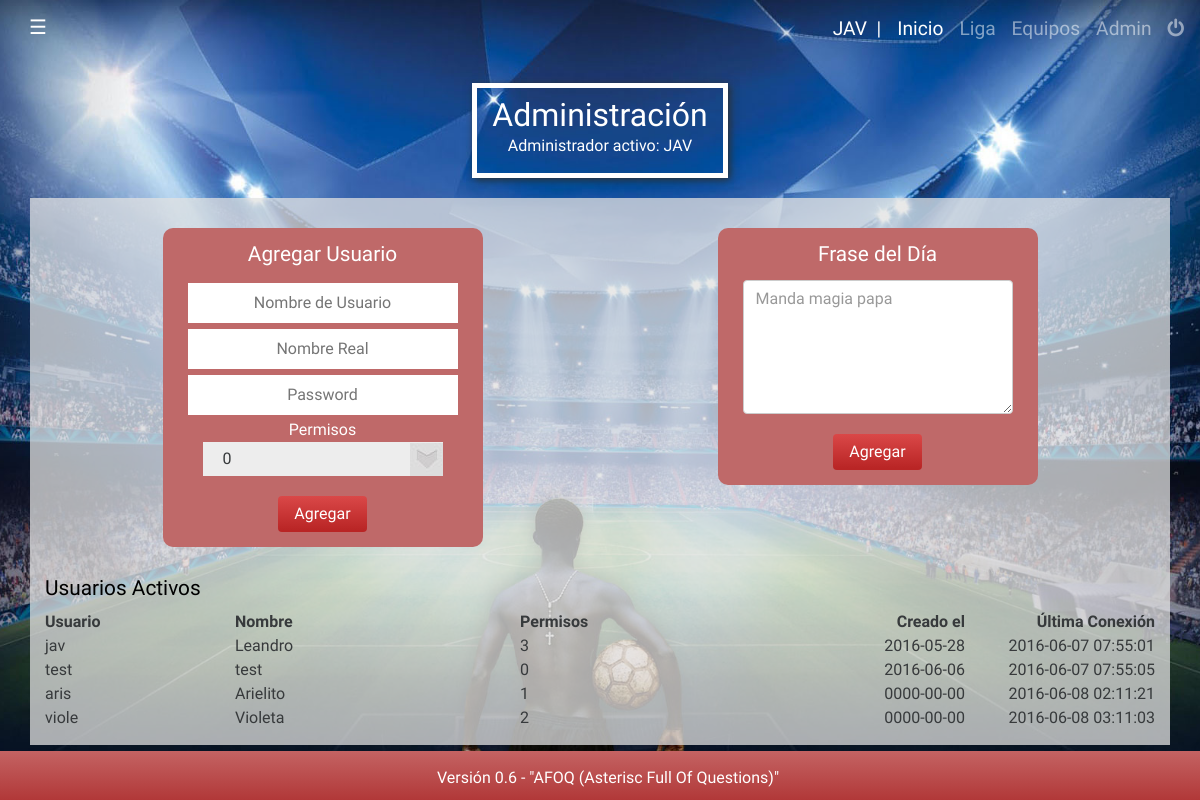
The page /files/modules/web/adminPanel.php (signed in) on the database its author committed.
### tables this page shows
CREATE TABLE IF NOT EXISTS `user` (
`user_id` int(11) NOT NULL,
  `user` varchar(255) NOT NULL,
  `password` varchar(255) NOT NULL,
  `name` varchar(255) NOT NULL,
  `status` varchar(11) NOT NULL,
  `last_login` timestamp NOT NULL DEFAULT CURRENT_TIMESTAMP ON UPDATE CURRENT_TIMESTAMP,
  `creation_date` date NOT NULL
);

### files/modules/web/conection.php (called while the page is built, shortened)
<?php
function fetchAssoc($Query)
{
  $host     = '127.0.0.1';
  $user     = 'root';
  $password = 'root';
  $database = 'lamantapp';
  $mysqli          = mysqli_connect($host, $user, $password, $database);
  $result          = mysqli_query($mysqli , $Query);
  while($Data[]    = mysqli_fetch_assoc($result)){}
  array_pop($Data);
  return $Data;
}
?>

### files/modules/web/adminPanel.php (the view, shortened to what this page needs)
<?php
  include('conection.php');
  ?>
<!DOCTYPE html>
<html lang="es">
<head>
  <?php include('../../../files/includes/inc.web.head.php'); ?>
</head>
  <body class="ligaMain">
    <?php include('../../../files/includes/inc.web.nav.php'); ?>
    <div class="mainWrapper">
      <div class="container flexAllCenter">
        <div class="title">
          <h1>Administraci&oacute;n</h1>
          <p>Administrador activo: <?php echo strtoupper($_SESSION['user']); ?></p>
        </div>
      </div>
      <div class="container transContainer">
        <div class="teamList col-md-6">
          <div class="container teamsForm">
            <form id="TeamsForm" action="adminPanel.php" method="post">
              <h4>Agregar Usuario</h4>
              <div class="row col-md-12 addUsers">
                <input required name="user" placeholder="Nombre de Usuario"/><br>
                <input required name="name" placeholder="Nombre Real"/><br>
                <input required name="password" placeholder="Password"/><br>
                <span>Permisos</span>
                <div class="styled-select">
                  <select name="status">
                    <option value="0">0</option>
                  </select>
                </div>
              </div>
              <button type="submit" name="insert" value="insert data" class="btn btn-info addTeamBtn">Agregar</button>
            </form>
          </div>
        </div>
        <div class="container col-md-6 teamList">
          <div class="container teamsForm">
            <form id="TeamsForm" action="adminPanel.php" method="post">
              <h4>Frase del Día</h4>
              <div class="row col-md-12 addUsers">
                <textarea class="form-control" rows="5" id="comment" name="frase" value="frase" placeholder="Manda magia papa"></textarea>
                </div>
                <button type="submit" name="insert" value="insert data" class="btn btn-info addTeamBtn"> Agregar</button>
              </div>
          </div>
        </div>
        <div class="container transContainer">
          <div class="teamList">
            <h4>Usuarios Activos</h4>
            <div class="row">
              <div class="col-md-2 txL"><b>Usuario</b></div>
              <div class="col-md-3 txL"><b>Nombre</b></div>
              <div class="col-md-2 txL"><b>Permisos</b></div>
              <div class="col-md-3 txR"><b>Creado el</b></div>
              <div class="col-md-2 txR"><b>&Uacute;ltima Conexi&oacute;n</b></div>
            </div>
            <?php
              $Users = fetchAssoc("SELECT * FROM user");
              foreach($Users as $DBUser){
            ?>
            <div class="row">
              <div class="col-md-2 txL"><?php echo $DBUser['user']; ?></div>
              <div class="col-md-3 txL"><?php echo $DBUser['name']; ?></div>
              <div class="col-md-2 txL"><?php echo $DBUser['status']; ?></div>
              <div class="col-md-3 txR"><?php echo $DBUser['creation_date']; ?></div>
              <div class="col-md-2 txR"><?php echo $DBUser['last_login']; ?></div>
            </div>
            <?php
              }
            ?>
          </div>
        </div>
    <?php include('../../includes/inc.web.footer.php'); ?>
    </div>
  </body>
</html>

### skin/css/main.css (style rules this page uses)
html { font-size: 100%; }
body { font-size: 14px; font-family: "Raleway", sans-serif; font-size: 1rem; }
h1 { font-size: 24px; font-size: 2.4rem; }
h1, h2, h3, h4, h5, h6 { margin: 0; font-family: "Raleway", sans-serif; margin-bottom: 10px; color: #000; }
h1 { font-size: 2rem; font-weight: 300; }
h4 { font-size: 1.3rem; font-weight: 100; }
p { font-family: "Raleway", sans-serif; font-size: 1rem; font-weight: 300; color: #000; }
.txR { text-align: right; }
.txL { text-align: left; }
html { height: 100%; position: relative; }
body { padding: 0; margin: 0; height: 100%; background-color: #rgb 198, 115, 115; background: url(../images/body/backgrounds/ligaBack.jpg) no-repeat center center fixed; -webkit-background-size: cover; -moz-background-size: cover; -o-background-size: cover; background-size: cover; position: relative; }
.flexAllCenter { display: -ms-flexbox; display: -webkit-flex; display: flex; -webkit-box-align: center; -ms-flex-align: center; -ms-grid-row-align: center; align-items: center; -webkit-box-pack: center; -ms-flex-pack: center; justify-content: center; }
.mainWrapper { position: relative; padding-bottom: 50px; }
.transContainer { background-color: rgba(226, 226, 226, 0.75); padding: 15px; }
.title { max-width: 350px; padding: 10px 15px; -webkit-box-shadow: 2px 2px 8px 0px #2e2e2e; -moz-box-shadow: 2px 2px 8px 0px #2e2e2e; box-shadow: 2px 2px 8px 0px #2e2e2e; border: 5px solid white; text-align: center; margin: 25px 0 20px; }
.title h1 { color: #fff; margin-bottom: 0; }
.title p { color: #fff; margin-bottom: 5px; }
.addTeamBtn, .mainBtn { margin-top: 15px; background: linear-gradient(to bottom, #da4848 0, #b92525 95%); border: 0; transition: all 0.3s ease 0s; color: #fff; }
.styled-select { width: 240px; height: 34px; overflow: hidden; background: url(../images/body/icons/ddselectarrow.jpg) no-repeat right #ddd; border: 0; background-color: #ededed; margin: 0 auto; }
.styled-select select { background: transparent; width: 268px; padding: 5px; padding-left: 20px; font-size: 16px; line-height: 1; border: 0; border-radius: 0; height: 34px; -webkit-appearance: none; }
.teamsForm { text-align: center; max-width: 350px; display: -ms-flexbox; display: -webkit-flex; display: flex; -webkit-box-align: center; -ms-flex-align: center; -ms-grid-row-align: center; align-items: center; -webkit-box-pack: center; -ms-flex-pack: center; justify-content: center; }
.teamsForm form { border-radius: 10px; background-color: #bf6969; margin-top: 15px; padding: 15px 10px; }
.teamsForm form h4 { color: #fff; }
.addTeams, .addUsers { border: 0; margin: 5px 0; }
.addTeams input, .addUsers input { padding: 8px 10px; margin: 3px 0; border: 0; text-align: center; width: 100%; }
.addUsers span { color: #fff; }

### rows shown on the page
user: user "jav", name "Leandro", status "3", creation_date "2016-05-28", last_login "2016-06-07 07:55:01"
user: user "test", name "test", status "0", creation_date "2016-06-06", last_login "2016-06-07 07:55:05"
user: user "aris", name "Arielito", status "1", creation_date "0000-00-00", last_login "2016-06-08 02:11:21"
user: user "viole", name "Violeta", status "2", creation_date "0000-00-00", last_login "2016-06-08 03:11:03"

### other values the page prints
$_SESSION['user'] "JAV"
APP_VERSION "Versión 0.6 - \"AFOQ (Asterisc Full Of Questions)\""
